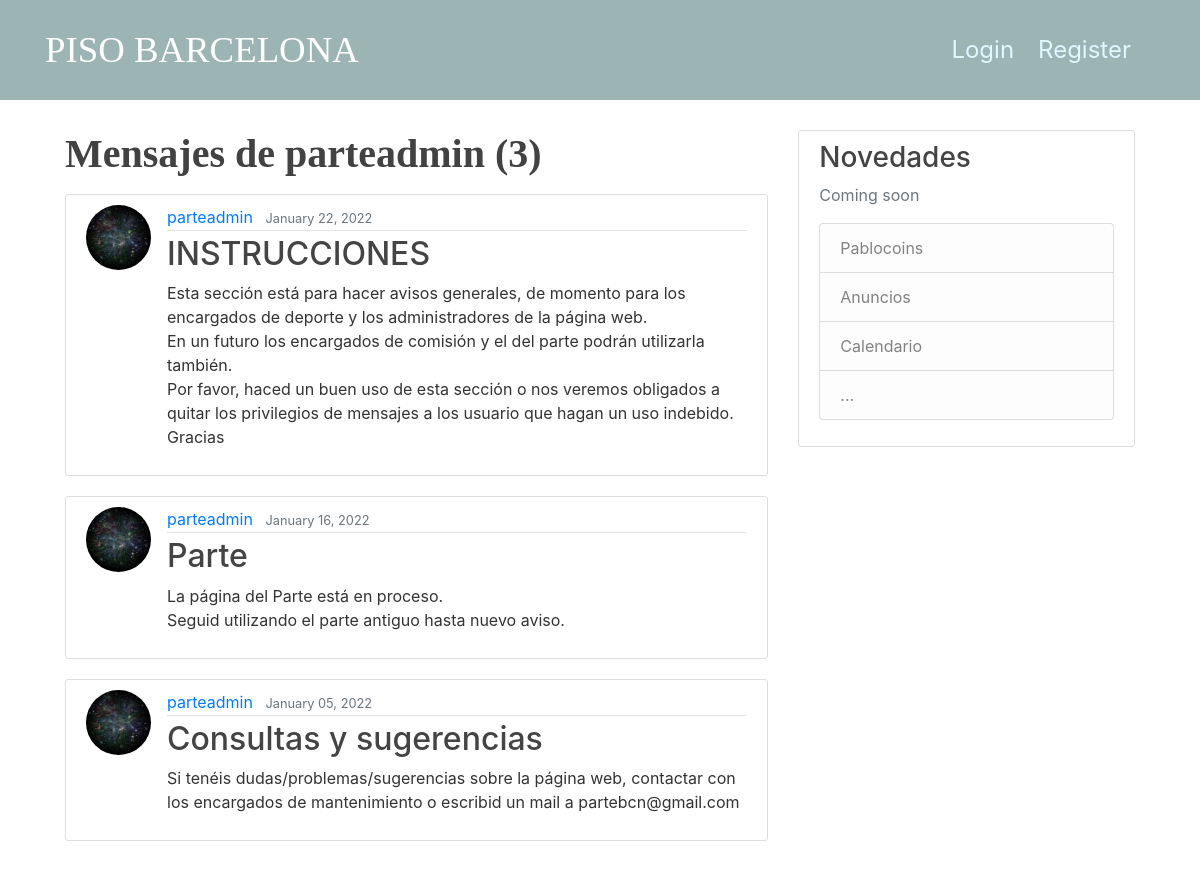
/user/parteadmin, run on the app's committed database.
### blog/models.py (models this page shows, shortened)
class Post(models.Model):
    title = models.CharField(max_length=100)
    content = models.TextField()
    date_posted = models.DateTimeField(default=timezone.now)
    author = models.ForeignKey(User, on_delete=models.CASCADE)

### users/models.py (models this page shows, shortened)
class Profile(models.Model):
    user = models.OneToOneField(User, on_delete=models.CASCADE)
    image = models.ImageField(default='default.jpg', upload_to='profile_pics')

### blog/views.py (the view)
# urls.py: path('user/<str:username>', UserPostListView.as_view(), name='user-posts'),
class UserPostListView(ListView):
    model = Post
    template_name = 'blog/user_posts.html'  # <app>/<model>_<viewtype>.html
    context_object_name = 'posts'
    paginate_by = 4 #Number of post per page
    def get_queryset(self):
        user = get_object_or_404(User, username=self.kwargs.get('username'))
        return Post.objects.filter(author=user).order_by('-date_posted')

### blog/templates/blog/user_posts.html (shortened to what this page needs)
{% extends "blog/base.html" %}
{% block content %}
    <h1 class="mb-3">Mensajes de {{ view.kwargs.username }} ({{ page_obj.paginator.count }})</h1>
    {% for post in posts %}
        <article class="media content-section">
          <img class="rounded-circle article-img" src="{{ post.author.profile.image.url }}">
          <div class="media-body">
            <div class="article-metadata">
              <a class="mr-2" href="{% url 'user-posts' post.author.username %}">{{ post.author }}</a>
              <small class="text-muted">{{ post.date_posted|date:"F d, Y" }}</small>
            </div>
            <h2><a class="article-title" href="{% url 'post-detail' post.id %}">{{ post.title }}</a></h2>
            <p class="article-content">{{ post.content }}</p>
          </div>
        </article>
    {% endfor %}
{% endblock content %}

### blog/static/blog/main.css (style rules this page uses)
body { background: #F1F1F1; background: url(/media/background/back.png) no-repeat center center fixed; background-size: cover; color: #333333; margin-top: 5rem; padding: 50px; }
h1 { font-weight: bold; color: rgb(66, 66, 66); font-family: 'fuente-titulo'; }
h2, h3, h4, h5, h6 { color: #444444; }
.content-section { background: #ffffff; padding: 10px 20px; border: 1px solid #dddddd; border-radius: 3px; margin-bottom: 20px; }
.article-title { color: #444444; }
.article-content { white-space: pre-line; }
.article-img { height: 65px; width: 65px; margin-right: 16px; }
.article-metadata { padding-bottom: 1px; margin-bottom: 4px; border-bottom: 1px solid #e3e3e3 }

### data on the page
Post: author.profile.image (picture), author "parteadmin", date_posted "January 22, 2022", title "INSTRUCCIONES", content "Esta sección está para hacer avisos generales, de momento para los encargados de deporte y los administradores de la página web. En un futuro los encargados de comisión y el del parte podrán utilizarla también. Por favor, haced un buen uso de esta sección o nos veremos obligados a quitar los privilegios de mensajes a los usuario que hagan un uso indebido. Gracias"
Post: author.profile.image (picture), author "parteadmin", date_posted "January 16, 2022", title "Parte", content "La página del Parte está en proceso. Seguid utilizando el parte antiguo hasta nuevo aviso."
Post: author.profile.image (picture), author "parteadmin", date_posted "January 05, 2022", title "Consultas y sugerencias", content "Si tenéis dudas/problemas/sugerencias sobre la página web, contactar con los encargados de mantenimiento o escribid un mail a partebcn@gmail.com"

### other printed values
{{ view.kwargs.username }} "parteadmin"
{{ page_obj.paginator.count }} "3"
